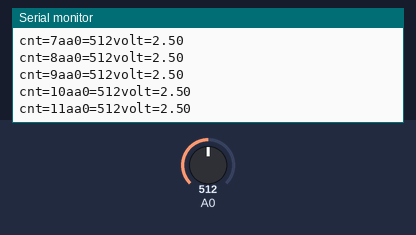
Simulated run of this sketch. Board: Arduino Uno, built with avr-gcc and run on an emulated ATmega328P. Parts: the last lines printed to the serial monitor. Inputs (shaded band) come from the test bench; at power-on: A0 = 512.

Above: at 1.2 s.
1.3 s: A0 set to 716
At 1.32 s:
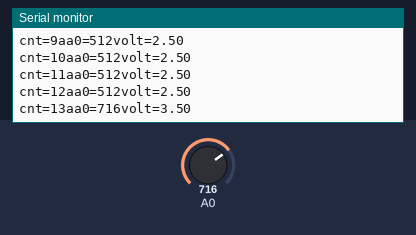
2.8 s: A0 set to 900
At 2.83 s:
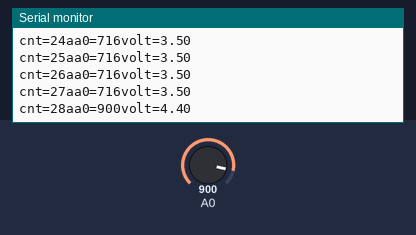
Timing chart, 0 to 5.8 s (numbered marks = the images above; inputs shaded):
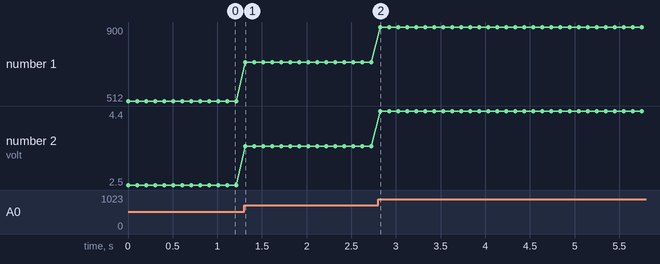

Measured:
- after the input at 1.3 s, the serial monitor: prints a new line at once (image 1)
- plotted number 1: 512 → 716 after the input at 1.3 s
- plotted number 2: 2.5 → 3.5 after the input at 1.3 s

The sketch:

240326_PIR_V1.ino
```cpp
int cnt=0;
int aa0;
float volt;
void setup(){
Serial.begin(9600);

}

void loop() {
    aa0=analogRead(A0);
    volt=(float)aa0*5/1023;
    Serial.print("cnt=");
    Serial.print(cnt);
    Serial.print("aa0=");
    Serial.print(aa0);
    Serial.print("volt=");
    Serial.println(volt);
    delay(100);
    cnt++;

}
```
